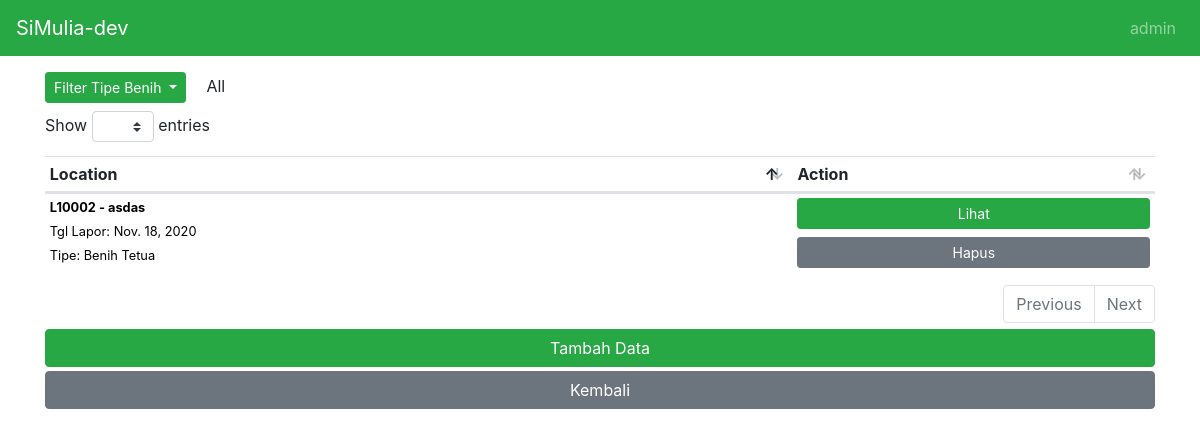
The app's page /serelia_list (signed in), older data.
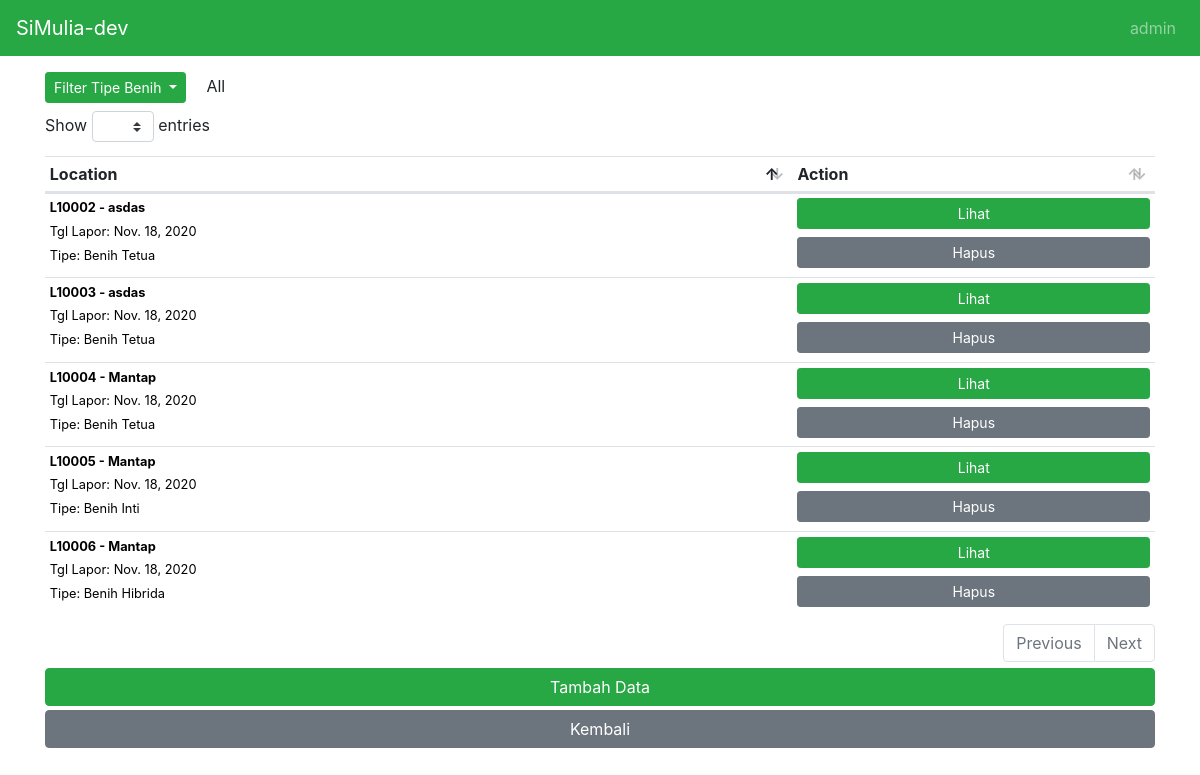
The same page, newer data.
### simuliaapp/models.py (models this page shows, shortened)
class Serelia(models.Model):
    SEED_TYPES = [
        ('Benih Tetua', 'Benih Tetua'),
        ('Benih Inti', 'Benih Inti'),
        ('Benih Hibrida', 'Benih Hibrida'),
        ('Benih UPBS', 'Benih UPBS'),
    ]
    locationid = models.CharField(db_column='locationid', max_length=50, blank=False, verbose_name='Location ID')
    seed_type = models.CharField(db_column='seed_type', max_length=100, blank=False, choices=SEED_TYPES, verbose_name='Tipe Benih')
    address = models.TextField(db_column='address', max_length=1000, blank=False, verbose_name='Alamat')
    plant_date = models.DateField(db_column='plant_date', max_length=100, blank= True, null=True, verbose_name='Tanggal Tanam')
    variety = models.ForeignKey(Variety, on_delete=models.CASCADE, verbose_name='Varietas')
    area = models.FloatField(db_column='area', blank=False,  verbose_name='Luas Lahan (ha)')
    obstacle = models.TextField(db_column='obstacle',max_length=1000, blank=False, verbose_name='Kendala')
    cp_name = models.CharField(db_column='cp_name',max_length=100, blank=False, verbose_name='Contact Person')
    evidence = models.ImageField(upload_to='uploaded/evidence', verbose_name='Upload Image')
    created_date = models.DateField( blank=True, default=datetime.now, verbose_name='Tanggal Laporan')
    class Meta:
        db_table = 'serelia'
        verbose_name = 'Standing Crop Benih'
        verbose_name_plural = 'Standing Crop Benih'

### simuliaapp/views.py (the view)
# urls.py: path('serelia_list', views.sereliaList, name='serelia_list'),
@login_required
def sereliaList(request, seed_type=None):
    seed_type_temp = ""
    if (seed_type==None):
        seed_type_temp="All"
        serelias = Serelia.objects.all()
    else:
        seed_type_temp = seed_type
        serelias = Serelia.objects.filter(seed_type=seed_type)
    return render(request,'pages/serelia_list.html',{'serelias':serelias, 'seed_type':seed_type_temp })

### simuliaapp/templates/pages/serelia_list.html (shortened to what this page needs)
{% extends 'layout/app.html' %}
{% load static %}
{% block body %}
<div id="content-wrapper">
    <div class="container">
        <div class="dropdown mb-2">
            <button class="btn btn-success btn-sm dropdown-toggle mr-3" type="button" id="dropdownMenuButton" data-toggle="dropdown" aria-haspopup="true" aria-expanded="false">
            Filter Tipe Benih
            </button>
            {{seed_type}}
          </div>
        <table class="table datatable display table-sm" id="serelia-list">
            <thead >
                <tr>
                    <th>Location</th>
                    <th>Action</th>
                </tr>
            </thead>
            <tbody>
                {%for serelia in serelias%}
                <tr>
                    <td>
                        <div class="link">
                            <p class="media-body mb-0 lh-125 border-gray">
                                <small>
                                    <strong class="d-block text-gray-dark">{{serelia.locationid}} -
                                        {{serelia.address}}</strong>
                                    Tgl Lapor: {{serelia.created_date}}
                                    </br> Tipe: {{serelia.seed_type}}
                                </small>
                            </p>
                        </div>
                    </td>
                    <td>
                        <a type="button" class="btn btn-success mb-1 btn-block btn-sm"
                            href="/serelia_detail/{{ serelia.id }}">Lihat</a>
                        <button type="button" class="btn btn-secondary mb-1 btn-block btn-sm" data-toggle="modal"
                            data-target="#exampleModal" data-sereliaid="{{ serelia.id }}"
                            data-serelialocationid="{{ serelia.locationid }} - {{ serelia.address }}">
                            Hapus
                        </button>
                    </td>
                </tr>
                {%endfor%}
            </tbody>
        </table>
        <a type="button" class="btn btn-success btn-block mt-1" href="{%url 'serelia_create' %}">Tambah Data</a>
        <a type="button" class="btn btn-secondary btn-block mt-1" href="{%url 'home' %}">Kembali</a>
    </div>
</div>
{% endblock %}

### simuliaapp/templates/layout/app.html (shortened to what this page needs)
<!DOCTYPE html>
<html lang="en">
<head>
    {% load static %}
    <link href="{% static 'vendor/fontawesome-free/css/all.min.css' %}" rel="stylesheet" type="text/css">
    <link href="{% static 'vendor/datatables/dataTables.bootstrap4.css' %}" rel="stylesheet">
    <link href="{% static 'css/sb-admin.css' %}" rel="stylesheet">
</head>
<body id="page-top">
    {% include "elements/header.html" %}
    <div id="wrapper">
        {% block body %}{% endblock %}
    </div>
    <link rel="stylesheet" href="https://cdnjs.cloudflare.com/ajax/libs/datepicker/0.6.5/datepicker.min.css" />
</body>
</html>

### simuliaapp/templates/elements/header.html (shortened to what this page needs)
<nav class="navbar navbar-expand navbar-dark bg-success static-top">
    <a class="navbar-brand mr-1" href="{% url 'home'%}">SiMulia-dev</a>
    <ul class="navbar-nav ml-auto mr-0">
        <li class="nav-item dropdown no-arrow">
            <a class="nav-link dropdown-toggle" href="#" id="userDropdown" role="button" data-toggle="dropdown"
                aria-haspopup="true" aria-expanded="false">
                <i class="fas fa-user-circle fa-fw"></i>
                {% firstof request.user.get_short_name request.user.get_username %}
            </a>
        </li>
    </ul>
</nav>

### simuliaapp/templates/pages/serelia_list.html (style rules this page uses)
.link { color: black; text-decoration: none; background-color: none; }

Row changes from the older to the newer data that the page shows:
added Serelia: locationid "L10003", address "asdas", created_date "Nov. 18, 2020", seed_type "Benih Tetua"
added Serelia: locationid "L10004", address "Mantap", created_date "Nov. 18, 2020", seed_type "Benih Tetua"
added Serelia: locationid "L10005", address "Mantap", created_date "Nov. 18, 2020", seed_type "Benih Inti"
added Serelia: locationid "L10006", address "Mantap", created_date "Nov. 18, 2020", seed_type "Benih Hibrida"
